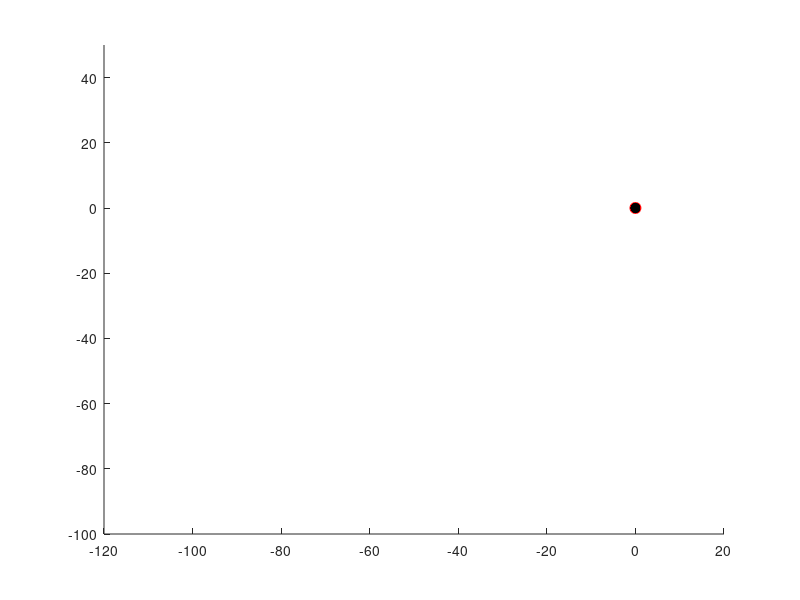

Here is the MATLAB script that generated this plot: (Note: this script raises an error after producing the figure.)
function strandbeest_animation()
    
    
    %initialize leg_params structure
    leg_params = struct();
    %number of vertices in linkage
    leg_params.num_vertices = 7;
    %number of links in linkage
    leg_params.num_linkages = 10;
    %matrix relating links to vertices
    leg_params.link_to_vertex_list = ...
    [ 1, 3;... %link 1 adjacency
    3, 4;... %link 2 adjacency
    2, 3;... %link 3 adjacency
    2, 4;... %link 4 adjacency
    4, 5;... %link 5 adjacency
    2, 6;... %link 6 adjacency
    1, 6;... %link 7 adjacency
    5, 6;... %link 8 adjacency
    5, 7;... %link 9 adjacency
    6, 7 ... %link 10 adjacency
    ];
    %length of crank shaft
    leg_params.crank_length = 15.0;
    %fixed position coords of vertex 0
    leg_params.vertex_pos0 = [0;0];
    %fixed position coords of vertex 2
    leg_params.vertex_pos2 = [-38.0;-7.8];
    
    vertex_coords = [...
     15; 0;... %vertex 1 guess
    -38; -7.8;... %vertex 2 guess
    -50; 50;... %vertex 3 guess
    -100; 0;... %vertex 4 guess
    -100; -50;... %vertex 5 guess
    -50; -50;... %vertex 6 guess
    -50; -100]; %vertex 7 guess
    
    %list of lengths for each link
    %in the leg mechanism
    leg_params.link_lengths = ...
    [ 50.0,... %link 1 length
    55.8,... %link 2 length
    41.5,... %link 3 length
    40.1,... %link 4 length
    39.4,... %link 5 length
    39.3,... %link 6 length
    61.9,... %link 7 length
    36.7,... %link 8 length
    65.7,... %link 9 length
    49.0 ... %link 10 length
    ];

    hold on;
    axis([-120,20,-100,50]);
    
    %prepare for for loop
    num_vertices = size(vertex_coords,1);
    num_links    = size(leg_params.link_to_vertex_list,1);

    %setup lists for leg velocity tracking

    x7_CV = [];
    y7_CV = [];
    x7_FD = [];
    y7_FD = [];
    x7_pos_list = [];
    y7_pos_list = [];
    thetas = [];
    
    % Fixed reference point
    plot(0,0,'ro','MarkerFaceColor','r','MarkerSize',8);
    
    % Plot moving vertices
    square_plot = plot(zeros(num_vertices,1), zeros(num_vertices,1), 'ko', ...
                       'MarkerFaceColor','k','MarkerSize',6);
    
    % Pre-create line objects for each linkage
    link_plots = gobjects(num_links,1); % preallocate graphics handles
    for i = 1:num_links
        link_plots(i) = plot([0 0],[0 0],'k-','LineWidth',2);
    end

    %dotted line for drive
    origin_link = plot([0 0],[0 0],'r:','LineWidth',1.5);
    
    %path of leg
    path_plot = plot(nan,nan,'b-','LineWidth',1.5); % green trajectory
    x_path = []; 
    y_path = [];

    %tangent plot
    tangent_plot = plot(0,0,'g');

    %graph setup
    title("StrandBeest")
    xlabel('X Position')
    ylabel('Y Position')
    
    for theta = 0:0.002:12
        % compute vertex positions
        link_points_column   = compute_coords(vertex_coords, leg_params, theta);
        linkage_points = column_to_matrix(link_points_column);
        
        x_plot = linkage_points(:,1);
        y_plot = linkage_points(:,2);
        
        % update vertices
        set(square_plot,'XData',x_plot,'YData',y_plot);
        
        % update each linkage using the adjacency list
        for i = 1:num_links
            v1 = leg_params.link_to_vertex_list(i,1);
            v2 = leg_params.link_to_vertex_list(i,2);
            set(link_plots(i), 'XData', [x_plot(v1) x_plot(v2)], 'YData', [y_plot(v1) y_plot(v2)]);
        end
        % Update dotted line from origin (0,0) to vertex 1 (crank arm)
        set(origin_link,'XData',[0, x_plot(1)], 'YData',[0, y_plot(1)]);
        
        %Path tracking
        x_path(end+1) = linkage_points(end, 1);
        y_path(end+1) = linkage_points(end, 2);
        set(path_plot,'XData',x_path,'YData',y_path);

        %velocities
        dvdtheta_CV = compute_velocities(link_points_column, leg_params, theta);
        dvdtheta_FD = finite_differences(link_points_column, leg_params, theta);
        if theta < 2*pi
            x7_pos_list(end+1) = link_points_column(13);
            y7_pos_list(end+1) = link_points_column(14);
            thetas(end+1) = theta;

            x7_CV(end+1) = dvdtheta_CV(13);
            y7_CV(end+1) = dvdtheta_CV(14);
            x7_FD(end+1) = dvdtheta_FD(13);
            y7_FD(end+1) = dvdtheta_FD(14);
        end

        x_tan = link_points_column(13) + [0,dvdtheta_CV(13)];
        y_tan = link_points_column(14) + [0,dvdtheta_CV(14)];
        set(tangent_plot, 'xdata', x_tan, 'ydata', y_tan)
    
    drawnow;
    end


    figure
    hold off
    subplot(2,1,1)
    plot(thetas,x7_CV, "b")
    hold on
    plot(thetas,x7_FD, "r--")
    legend("Compute Velocities (Linear Algebra)", "Finite Differences")
    xlabel("Theta")
    ylabel("X Tip Velocity")
    title("X Velocity vs Theta")

    subplot(2,1,2)
    hold off
    plot(thetas, y7_CV, 'b');
    hold on
    plot(thetas,y7_FD, "r--");
    legend("Compute Velocities (Linear Algebra)", "Finite Differences")
    xlabel("Theta")
    ylabel("Y Tip Velocity")
    title("Y Velocity vs Theta")

end